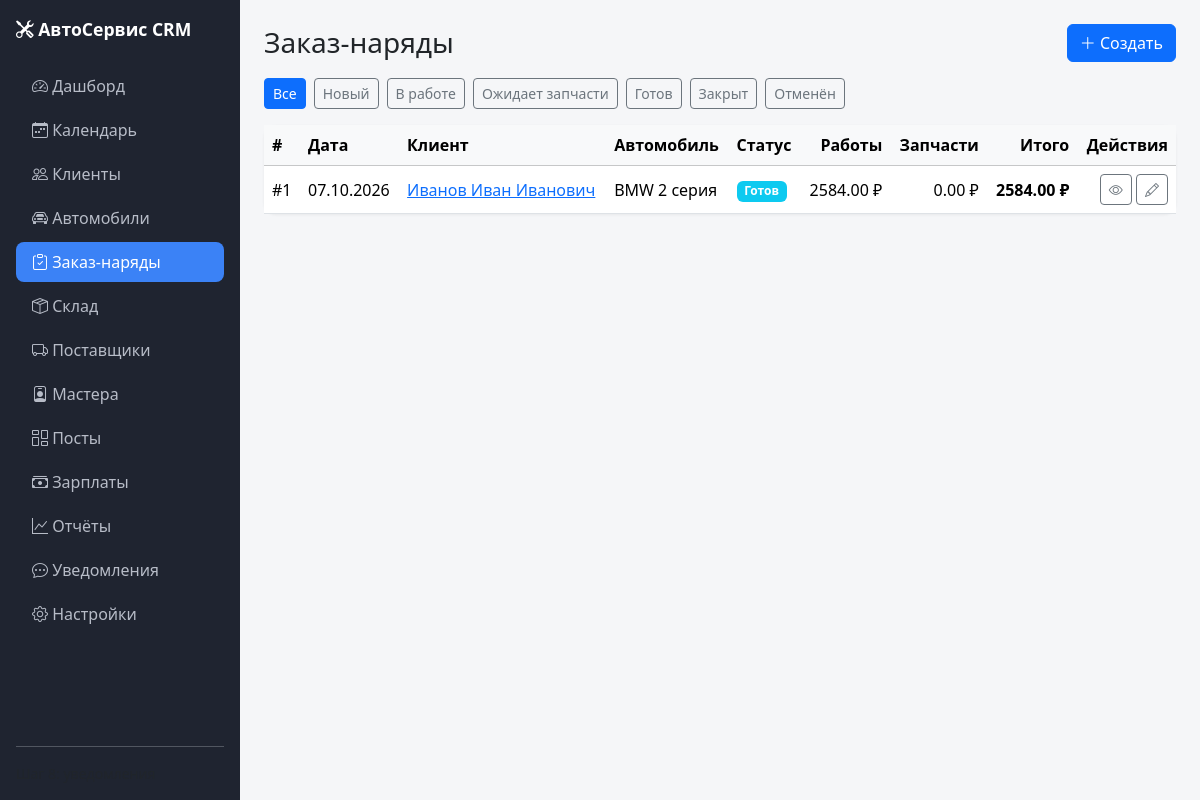
The page /orders on the database its author committed.
### models.py (models this page shows, shortened)
class Order(db.Model):
    __tablename__ = "orders"
    id = db.Column(db.Integer, primary_key=True)
    client_id = db.Column(db.Integer, db.ForeignKey("clients.id"), nullable=False, index=True)
    car_id = db.Column(db.Integer, db.ForeignKey("cars.id"), nullable=False, index=True)
    status = db.Column(db.String(20), nullable=False, default="new", index=True)
    intake_mileage = db.Column(db.Integer)
    complaint = db.Column(db.Text)
    notes = db.Column(db.Text)
    created_at = db.Column(db.DateTime, default=lambda: datetime.now(timezone.utc))
    closed_at = db.Column(db.DateTime)
    car = db.relationship("Car", backref="orders")
    works = db.relationship(
        "OrderWork",
        backref="order",
        cascade="all, delete-orphan",
        lazy=True,
        order_by="OrderWork.id",
    )
    parts = db.relationship(
        "OrderPart",
        backref="order",
        cascade="all, delete-orphan",
        lazy=True,
        order_by="OrderPart.id",
    )
    @property
    def total_works(self):
        return sum((w.price or 0) for w in self.works)
    @property
    def total_parts(self):
        return sum(((p.quantity or 0) * (p.price or 0)) for p in self.parts)
    @property
    def total(self):
        return self.total_works + self.total_parts
    @property
    def status_label(self):
        return ORDER_STATUSES.get(self.status, self.status)

class Client(db.Model):
    __tablename__ = "clients"
    id = db.Column(db.Integer, primary_key=True)
    full_name = db.Column(db.String(200), nullable=False)
    phone = db.Column(db.String(30), nullable=False, unique=True, index=True)
    email = db.Column(db.String(120))
    comment = db.Column(db.Text)
    created_at = db.Column(db.DateTime, default=lambda: datetime.now(timezone.utc))
    cars = db.relationship("Car", backref="client", cascade="all, delete-orphan", lazy=True, order_by="Car.id.desc()")
    orders = db.relationship("Order", backref="client", lazy=True)

class Car(db.Model):
    __tablename__ = "cars"
    id = db.Column(db.Integer, primary_key=True)
    client_id = db.Column(db.Integer, db.ForeignKey("clients.id"), nullable=False, index=True)
    brand = db.Column(db.String(80), nullable=False)
    model = db.Column(db.String(80), nullable=False)
    year = db.Column(db.Integer)
    vin = db.Column(db.String(40), index=True)
    plate = db.Column(db.String(20), index=True)
    mileage = db.Column(db.Integer)
    engine_volume = db.Column(db.String(20))
    transmission = db.Column(db.String(40))
    comment = db.Column(db.Text)
    created_at = db.Column(db.DateTime, default=lambda: datetime.now(timezone.utc))

class OrderWork(db.Model):
    __tablename__ = "order_works"
    id = db.Column(db.Integer, primary_key=True)
    order_id = db.Column(db.Integer, db.ForeignKey("orders.id"), nullable=False, index=True)
    name = db.Column(db.String(200), nullable=False)
    hours = db.Column(db.Float, default=0)
    price = db.Column(db.Float, default=0)
    master = db.Column(db.String(120))
    master_id = db.Column(db.Integer, db.ForeignKey("masters.id"), nullable=True)
    master_obj = db.relationship("Master", backref="works")

class OrderPart(db.Model):
    __tablename__ = "order_parts"
    id = db.Column(db.Integer, primary_key=True)
    order_id = db.Column(db.Integer, db.ForeignKey("orders.id"), nullable=False, index=True)
    name = db.Column(db.String(200), nullable=False)
    quantity = db.Column(db.Float, default=1)
    price = db.Column(db.Float, default=0)
    part_id = db.Column(db.Integer, db.ForeignKey("parts.id"), nullable=True)
    written_off = db.Column(db.Boolean, default=False)
    stock_part = db.relationship("Part", backref="order_parts")

### app.py (the view)
@app.route("/orders")
def orders_list():
    status = request.args.get("status", "").strip()
    query = Order.query
    if status and status in ORDER_STATUSES:
        query = query.filter_by(status=status)
    orders = query.order_by(Order.id.desc()).all()
    return render_template("orders/list.html", orders=orders, current_status=status)

### app.py (called while the page is built)
@app.context_processor
def inject_globals():
    return {
        "ORDER_STATUSES": ORDER_STATUSES,
        "MOVEMENT_TYPES": MOVEMENT_TYPES,
        "MOVEMENT_COLORS": MOVEMENT_COLORS,
        "APPOINTMENT_STATUSES": APPOINTMENT_STATUSES,
        "APPOINTMENT_COLORS": APPOINTMENT_COLORS,
        "STATUS_COLORS": {
            "new": "secondary",
            "in_progress": "primary",
            "waiting_parts": "warning",
            "done": "info",
            "closed": "success",
            "canceled": "danger",
        },
    }

### templates/orders/list.html (shortened to what this page needs)
{% extends "base.html" %}
{% block content %}
<div class="d-flex justify-content-between align-items-center mb-3">
    <h1 class="h3 mb-0">Заказ-наряды</h1>
    <a href="{{ url_for('order_new') }}" class="btn btn-primary">
        <i class="bi bi-plus-lg"></i> Создать
    </a>
</div>
<div class="mb-3 d-flex flex-wrap gap-2">
    <a href="{{ url_for('orders_list') }}"
       class="btn btn-sm {% if not current_status %}btn-primary{% else %}btn-outline-secondary{% endif %}">
        Все
    </a>
    {% for key, label in ORDER_STATUSES.items() %}
        <a href="{{ url_for('orders_list', status=key) }}"
           class="btn btn-sm {% if current_status == key %}btn-primary{% else %}btn-outline-secondary{% endif %}">
            {{ label }}
        </a>
    {% endfor %}
</div>
<div class="card stat-card">
    <div class="table-responsive">
        <table class="table table-hover mb-0 align-middle">
            <thead class="table-light">
            <tr>
                <th>#</th>
                <th>Дата</th>
                <th>Клиент</th>
                <th>Автомобиль</th>
                <th>Статус</th>
                <th class="text-end">Работы</th>
                <th class="text-end">Запчасти</th>
                <th class="text-end">Итого</th>
                <th class="text-end">Действия</th>
            </tr>
            </thead>
            <tbody>
            {% for order in orders %}
                <tr>
                    <td>#{{ order.id }}</td>
                    <td>{{ order.created_at.strftime("%d.%m.%Y") }}</td>
                    <td>
                        <a href="{{ url_for('client_detail', client_id=order.client.id) }}">
                            {{ order.client.full_name }}
                        </a>
                    </td>
                    <td>
                        {{ order.car.brand }} {{ order.car.model }}
                    </td>
                    <td>
                        <span class="badge bg-{{ STATUS_COLORS.get(order.status, 'secondary') }}">
                            {{ order.status_label }}
                        </span>
                    </td>
                    <td class="text-end">{{ "%.2f"|format(order.total_works) }} ₽</td>
                    <td class="text-end">{{ "%.2f"|format(order.total_parts) }} ₽</td>
                    <td class="text-end fw-bold">{{ "%.2f"|format(order.total) }} ₽</td>
                    <td class="text-end">
                        <a href="{{ url_for('order_detail', order_id=order.id) }}"
                           class="btn btn-sm btn-outline-secondary"><i class="bi bi-eye"></i></a>
                        <a href="{{ url_for('order_edit', order_id=order.id) }}"
                           class="btn btn-sm btn-outline-secondary"><i class="bi bi-pencil"></i></a>
                    </td>
                </tr>
            {% else %}
                <tr>
                    <td colspan="9" class="text-center text-muted py-4">
                        Заказ-нарядов пока нет.
                    </td>
                </tr>
            {% endfor %}
            </tbody>
        </table>
    </div>
</div>
{% endblock %}

### static/css/style.css (style rules this page uses)
body { background: #f5f6f8; font-family: system-ui, -apple-system, "Segoe UI", Roboto, sans-serif; }
.stat-card { border: none; border-radius: .75rem; box-shadow: 0 1px 3px rgba(0, 0, 0, .06); }

### rows shown on the page
Order: id "1", created_at "07.10.2026", client.full_name "Иванов Иван Иванович", car.brand "BMW", car.model "2 серия", status_label "Готов"
OrderWork: total_works "2584.00", total "2584.00"
OrderPart: total_parts "0.00"

### other values the page prints
{{ label }} "Новый" "В работе" "Ожидает запчасти" "Готов" "Закрыт" "Отменён"
